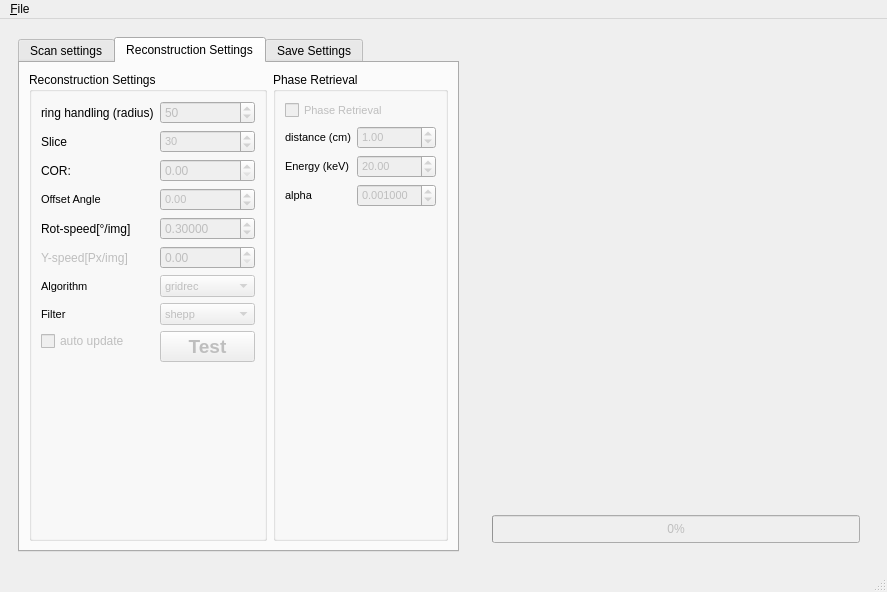
<?xml version="1.0" encoding="UTF-8"?>
<ui version="4.0">
 <class>MainWindow</class>
 <widget class="QMainWindow" name="MainWindow">
  <property name="geometry">
   <rect>
    <x>0</x>
    <y>0</y>
    <width>887</width>
    <height>592</height>
   </rect>
  </property>
  <property name="windowTitle">
   <string>BAMline 4D CT Reco </string>
  </property>
  <widget class="QWidget" name="centralwidget">
   <layout class="QHBoxLayout" name="horizontalLayout_5" stretch="1,1">
    <property name="sizeConstraint">
     <enum>QLayout::SetDefaultConstraint</enum>
    </property>
    <item>
     <widget class="QWidget" name="leftPannel" native="true">
      <layout class="QHBoxLayout" name="horizontalLayout">
       <item>
        <widget class="QTabWidget" name="tabWidget">
         <property name="tabShape">
          <enum>QTabWidget::Rounded</enum>
         </property>
         <property name="currentIndex">
          <number>1</number>
         </property>
         <widget class="QWidget" name="tab_scan_settings">
          <attribute name="title">
           <string>Scan settings</string>
          </attribute>
          <layout class="QFormLayout" name="formLayout">
           <property name="labelAlignment">
            <set>Qt::AlignLeading|Qt::AlignLeft|Qt::AlignVCenter</set>
           </property>
           <item row="0" column="0">
            <widget class="QLabel" name="label_18">
             <property name="text">
              <string>scan type</string>
             </property>
            </widget>
           </item>
           <item row="0" column="1">
            <widget class="QComboBox" name="comboBox_180_360">
             <property name="enabled">
              <bool>false</bool>
             </property>
             <item>
              <property name="text">
               <string>180 - axis centered</string>
              </property>
             </item>
             <item>
              <property name="text">
               <string>360 - axis left</string>
              </property>
             </item>
             <item>
              <property name="text">
               <string>360 - axis right</string>
              </property>
             </item>
            </widget>
           </item>
           <item row="1" column="0">
            <widget class="QLabel" name="label_2">
             <property name="sizePolicy">
              <sizepolicy hsizetype="Fixed" vsizetype="Preferred">
               <horstretch>0</horstretch>
               <verstretch>0</verstretch>
              </sizepolicy>
             </property>
             <property name="text">
              <string>number of FFs before</string>
             </property>
            </widget>
           </item>
           <item row="1" column="1">
            <widget class="QSpinBox" name="spinBox_number_FFs">
             <property name="sizePolicy">
              <sizepolicy hsizetype="Minimum" vsizetype="Preferred">
               <horstretch>0</horstretch>
               <verstretch>0</verstretch>
              </sizepolicy>
             </property>
             <property name="maximum">
              <number>5000</number>
             </property>
             <property name="value">
              <number>20</number>
             </property>
            </widget>
           </item>
           <item row="2" column="0">
            <widget class="QLabel" name="label_10">
             <property name="sizePolicy">
              <sizepolicy hsizetype="Fixed" vsizetype="Preferred">
               <horstretch>0</horstretch>
               <verstretch>0</verstretch>
              </sizepolicy>
             </property>
             <property name="toolTip">
              <string>&lt;html&gt;&lt;head/&gt;&lt;body&gt;&lt;p&gt;Subtracts this value from both, projection and flat field, before dividing them&lt;/p&gt;&lt;/body&gt;&lt;/html&gt;</string>
             </property>
             <property name="text">
              <string>Dark Field Offset</string>
             </property>
            </widget>
           </item>
           <item row="2" column="1">
            <widget class="QSpinBox" name="spinBox_DF">
             <property name="sizePolicy">
              <sizepolicy hsizetype="Minimum" vsizetype="Preferred">
               <horstretch>0</horstretch>
               <verstretch>0</verstretch>
              </sizepolicy>
             </property>
             <property name="toolTip">
              <string>&lt;html&gt;&lt;head/&gt;&lt;body&gt;&lt;p&gt;Subtracts this value from both, projection and flat field, before dividing them&lt;/p&gt;&lt;/body&gt;&lt;/html&gt;</string>
             </property>
             <property name="maximum">
              <number>65535</number>
             </property>
             <property name="value">
              <number>100</number>
             </property>
            </widget>
           </item>
           <item row="3" column="0">
            <widget class="QLabel" name="label_13">
             <property name="text">
              <string>back illumination</string>
             </property>
            </widget>
           </item>
           <item row="3" column="1">
            <widget class="QSpinBox" name="spinBox_back_illumination">
             <property name="sizePolicy">
              <sizepolicy hsizetype="Minimum" vsizetype="Preferred">
               <horstretch>0</horstretch>
               <verstretch>0</verstretch>
              </sizepolicy>
             </property>
             <property name="toolTip">
              <string>&lt;html&gt;&lt;head/&gt;&lt;body&gt;&lt;p&gt;will be subtracted from the FFs only&lt;/p&gt;&lt;/body&gt;&lt;/html&gt;</string>
             </property>
             <property name="maximum">
              <number>65535</number>
             </property>
            </widget>
           </item>
           <item row="4" column="0">
            <widget class="QLabel" name="label_14">
             <property name="text">
              <string>pixel size</string>
             </property>
            </widget>
           </item>
           <item row="4" column="1">
            <widget class="QDoubleSpinBox" name="pixel_size">
             <property name="sizePolicy">
              <sizepolicy hsizetype="Minimum" vsizetype="Preferred">
               <horstretch>0</horstretch>
               <verstretch>0</verstretch>
              </sizepolicy>
             </property>
             <property name="singleStep">
              <double>0.010000000000000</double>
             </property>
             <property name="value">
              <double>0.720000000000000</double>
             </property>
            </widget>
           </item>
          </layout>
         </widget>
         <widget class="QWidget" name="tab_reco_settings">
          <attribute name="title">
           <string>Reconstruction Settings</string>
          </attribute>
          <layout class="QHBoxLayout" name="horizontalLayout_2">
           <item>
            <widget class="QGroupBox" name="groupBox">
             <property name="title">
              <string>Reconstruction Settings</string>
             </property>
             <layout class="QFormLayout" name="formLayout_2">
              <item row="0" column="0">
               <widget class="QLabel" name="label_8">
                <property name="sizePolicy">
                 <sizepolicy hsizetype="Fixed" vsizetype="Preferred">
                  <horstretch>0</horstretch>
                  <verstretch>0</verstretch>
                 </sizepolicy>
                </property>
                <property name="text">
                 <string>ring handling (radius)</string>
                </property>
               </widget>
              </item>
              <item row="0" column="1">
               <widget class="QSpinBox" name="spinBox_ringradius">
                <property name="enabled">
                 <bool>false</bool>
                </property>
                <property name="sizePolicy">
                 <sizepolicy hsizetype="Minimum" vsizetype="Preferred">
                  <horstretch>0</horstretch>
                  <verstretch>0</verstretch>
                 </sizepolicy>
                </property>
                <property name="maximum">
                 <number>65535</number>
                </property>
                <property name="value">
                 <number>50</number>
                </property>
               </widget>
              </item>
              <item row="1" column="0">
               <widget class="QLabel" name="label_7">
                <property name="text">
                 <string>Slice</string>
                </property>
               </widget>
              </item>
              <item row="1" column="1">
               <widget class="QSpinBox" name="slice_number">
                <property name="enabled">
                 <bool>false</bool>
                </property>
                <property name="sizePolicy">
                 <sizepolicy hsizetype="Minimum" vsizetype="Preferred">
                  <horstretch>0</horstretch>
                  <verstretch>0</verstretch>
                 </sizepolicy>
                </property>
                <property name="font">
                 <font>
                  <pointsize>8</pointsize>
                  <weight>50</weight>
                  <bold>false</bold>
                 </font>
                </property>
                <property name="value">
                 <number>30</number>
                </property>
               </widget>
              </item>
              <item row="2" column="0">
               <widget class="QLabel" name="label_3">
                <property name="sizePolicy">
                 <sizepolicy hsizetype="Fixed" vsizetype="Preferred">
                  <horstretch>0</horstretch>
                  <verstretch>0</verstretch>
                 </sizepolicy>
                </property>
                <property name="text">
                 <string>COR:</string>
                </property>
               </widget>
              </item>
              <item row="2" column="1">
               <widget class="QDoubleSpinBox" name="COR">
                <property name="enabled">
                 <bool>false</bool>
                </property>
                <property name="sizePolicy">
                 <sizepolicy hsizetype="Minimum" vsizetype="Preferred">
                  <horstretch>0</horstretch>
                  <verstretch>0</verstretch>
                 </sizepolicy>
                </property>
                <property name="font">
                 <font>
                  <weight>50</weight>
                  <bold>false</bold>
                 </font>
                </property>
                <property name="maximum">
                 <double>5000.000000000000000</double>
                </property>
                <property name="singleStep">
                 <double>1.000000000000000</double>
                </property>
                <property name="value">
                 <double>0.000000000000000</double>
                </property>
               </widget>
              </item>
              <item row="3" column="0">
               <widget class="QLabel" name="label_9">
                <property name="sizePolicy">
                 <sizepolicy hsizetype="Fixed" vsizetype="Preferred">
                  <horstretch>0</horstretch>
                  <verstretch>0</verstretch>
                 </sizepolicy>
                </property>
                <property name="font">
                 <font>
                  <pointsize>8</pointsize>
                  <weight>50</weight>
                  <bold>false</bold>
                 </font>
                </property>
                <property name="text">
                 <string>Offset Angle</string>
                </property>
               </widget>
              </item>
              <item row="3" column="1">
               <widget class="QDoubleSpinBox" name="Offset_Angle">
                <property name="enabled">
                 <bool>false</bool>
                </property>
                <property name="sizePolicy">
                 <sizepolicy hsizetype="Minimum" vsizetype="Preferred">
                  <horstretch>0</horstretch>
                  <verstretch>0</verstretch>
                 </sizepolicy>
                </property>
                <property name="font">
                 <font>
                  <pointsize>8</pointsize>
                  <weight>50</weight>
                  <bold>false</bold>
                 </font>
                </property>
                <property name="alignment">
                 <set>Qt::AlignLeading|Qt::AlignLeft|Qt::AlignVCenter</set>
                </property>
                <property name="minimum">
                 <double>-360.000000000000000</double>
                </property>
                <property name="maximum">
                 <double>360.000000000000000</double>
                </property>
               </widget>
              </item>
              <item row="4" column="0">
               <widget class="QLabel" name="label">
                <property name="sizePolicy">
                 <sizepolicy hsizetype="Fixed" vsizetype="Preferred">
                  <horstretch>0</horstretch>
                  <verstretch>0</verstretch>
                 </sizepolicy>
                </property>
                <property name="text">
                 <string>Rot-speed[°/img]</string>
                </property>
               </widget>
              </item>
              <item row="4" column="1">
               <widget class="QDoubleSpinBox" name="speed_W">
                <property name="enabled">
                 <bool>false</bool>
                </property>
                <property name="sizePolicy">
                 <sizepolicy hsizetype="Minimum" vsizetype="Preferred">
                  <horstretch>0</horstretch>
                  <verstretch>0</verstretch>
                 </sizepolicy>
                </property>
                <property name="decimals">
                 <number>5</number>
                </property>
                <property name="singleStep">
                 <double>0.000100000000000</double>
                </property>
                <property name="value">
                 <double>0.300000000000000</double>
                </property>
               </widget>
              </item>
              <item row="5" column="0">
               <widget class="QLabel" name="label_4">
                <property name="enabled">
                 <bool>false</bool>
                </property>
                <property name="sizePolicy">
                 <sizepolicy hsizetype="Fixed" vsizetype="Preferred">
                  <horstretch>0</horstretch>
                  <verstretch>0</verstretch>
                 </sizepolicy>
                </property>
                <property name="text">
                 <string>Y-speed[Px/img]</string>
                </property>
               </widget>
              </item>
              <item row="5" column="1">
               <widget class="QDoubleSpinBox" name="speed_Y">
                <property name="enabled">
                 <bool>false</bool>
                </property>
                <property name="sizePolicy">
                 <sizepolicy hsizetype="Minimum" vsizetype="Preferred">
                  <horstretch>0</horstretch>
                  <verstretch>0</verstretch>
                 </sizepolicy>
                </property>
               </widget>
              </item>
              <item row="6" column="0">
               <widget class="QLabel" name="label_15">
                <property name="sizePolicy">
                 <sizepolicy hsizetype="Fixed" vsizetype="Preferred">
                  <horstretch>0</horstretch>
                  <verstretch>0</verstretch>
                 </sizepolicy>
                </property>
                <property name="font">
                 <font>
                  <pointsize>8</pointsize>
                  <weight>50</weight>
                  <bold>false</bold>
                 </font>
                </property>
                <property name="text">
                 <string>Algorithm</string>
                </property>
               </widget>
              </item>
              <item row="6" column="1">
               <widget class="QComboBox" name="algorithm_list">
                <property name="enabled">
                 <bool>false</bool>
                </property>
                <property name="sizePolicy">
                 <sizepolicy hsizetype="Minimum" vsizetype="Preferred">
                  <horstretch>0</horstretch>
                  <verstretch>0</verstretch>
                 </sizepolicy>
                </property>
                <property name="font">
                 <font>
                  <pointsize>8</pointsize>
                  <weight>50</weight>
                  <bold>false</bold>
                 </font>
                </property>
                <item>
                 <property name="text">
                  <string>gridrec</string>
                 </property>
                </item>
                <item>
                 <property name="text">
                  <string>FBP_CUDA</string>
                 </property>
                </item>
                <item>
                 <property name="text">
                  <string>art</string>
                 </property>
                </item>
                <item>
                 <property name="text">
                  <string>bart</string>
                 </property>
                </item>
                <item>
                 <property name="text">
                  <string>fbp</string>
                 </property>
                </item>
                <item>
                 <property name="text">
                  <string>sirt</string>
                 </property>
                </item>
                <item>
                 <property name="text">
                  <string>tv</string>
                 </property>
                </item>
                <item>
                 <property name="text">
                  <string>grad</string>
                 </property>
                </item>
                <item>
                 <property name="text">
                  <string>mlem</string>
                 </property>
                </item>
                <item>
                 <property name="text">
                  <string>tikh</string>
                 </property>
                </item>
                <item>
                 <property name="text">
                  <string>osem</string>
                 </property>
                </item>
                <item>
                 <property name="text">
                  <string>pml_hybrid</string>
                 </property>
                </item>
                <item>
                 <property name="text">
                  <string>pml_quad</string>
                 </property>
                </item>
                <item>
                 <property name="text">
                  <string>ospml_hybrid</string>
                 </property>
                </item>
                <item>
                 <property name="text">
                  <string>ospml_quad</string>
                 </property>
                </item>
               </widget>
              </item>
              <item row="7" column="0">
               <widget class="QLabel" name="label_16">
                <property name="sizePolicy">
                 <sizepolicy hsizetype="Fixed" vsizetype="Preferred">
                  <horstretch>0</horstretch>
                  <verstretch>0</verstretch>
                 </sizepolicy>
                </property>
                <property name="font">
                 <font>
                  <pointsize>8</pointsize>
                  <weight>50</weight>
                  <bold>false</bold>
                 </font>
                </property>
                <property name="text">
                 <string>Filter</string>
                </property>
               </widget>
              </item>
              <item row="7" column="1">
               <widget class="QComboBox" name="filter_list">
                <property name="enabled">
                 <bool>false</bool>
                </property>
                <property name="sizePolicy">
                 <sizepolicy hsizetype="Minimum" vsizetype="Preferred">
                  <horstretch>0</horstretch>
                  <verstretch>0</verstretch>
                 </sizepolicy>
                </property>
                <property name="font">
                 <font>
                  <pointsize>8</pointsize>
                  <weight>50</weight>
                  <bold>false</bold>
                 </font>
                </property>
                <item>
                 <property name="text">
                  <string>shepp</string>
                 </property>
                </item>
                <item>
                 <property name="text">
                  <string>ramlak</string>
                 </property>
                </item>
                <item>
                 <property name="text">
                  <string>hann</string>
                 </property>
                </item>
                <item>
                 <property name="text">
                  <string>hamming</string>
                 </property>
                </item>
                <item>
                 <property name="text">
                  <string>parzen</string>
                 </property>
                </item>
                <item>
                 <property name="text">
                  <string>butterworth</string>
                 </property>
                </item>
                <item>
                 <property name="text">
                  <string>cosine</string>
                 </property>
                </item>
                <item>
                 <property name="text">
                  <string>none</string>
                 </property>
                </item>
               </widget>
              </item>
              <item row="8" column="0">
               <widget class="QCheckBox" name="auto_update">
                <property name="enabled">
                 <bool>false</bool>
                </property>
                <property name="text">
                 <string>auto update</string>
                </property>
               </widget>
              </item>
              <item row="8" column="1">
               <widget class="QPushButton" name="pushReconstruct">
                <property name="enabled">
                 <bool>false</bool>
                </property>
                <property name="sizePolicy">
                 <sizepolicy hsizetype="Minimum" vsizetype="Preferred">
                  <horstretch>0</horstretch>
                  <verstretch>0</verstretch>
                 </sizepolicy>
                </property>
                <property name="minimumSize">
                 <size>
                  <width>0</width>
                  <height>30</height>
                 </size>
                </property>
                <property name="font">
                 <font>
                  <pointsize>14</pointsize>
                  <weight>75</weight>
                  <bold>true</bold>
                 </font>
                </property>
                <property name="text">
                 <string>Test</string>
                </property>
               </widget>
              </item>
             </layout>
            </widget>
           </item>
           <item>
            <widget class="QGroupBox" name="groupBox_2">
             <property name="title">
              <string>Phase Retrieval</string>
             </property>
             <layout class="QFormLayout" name="formLayout_3">
              <item row="0" column="0" colspan="2">
               <widget class="QCheckBox" name="checkBox_phase_2">
                <property name="enabled">
                 <bool>false</bool>
                </property>
                <property name="sizePolicy">
                 <sizepolicy hsizetype="Minimum" vsizetype="Preferred">
                  <horstretch>0</horstretch>
                  <verstretch>0</verstretch>
                 </sizepolicy>
                </property>
                <property name="font">
                 <font>
                  <pointsize>8</pointsize>
                  <weight>50</weight>
                  <bold>false</bold>
                 </font>
                </property>
                <property name="text">
                 <string>Phase Retrieval</string>
                </property>
               </widget>
              </item>
              <item row="1" column="0">
               <widget class="QLabel" name="label_distance_2">
                <property name="enabled">
                 <bool>true</bool>
                </property>
                <property name="sizePolicy">
                 <sizepolicy hsizetype="Minimum" vsizetype="Minimum">
                  <horstretch>0</horstretch>
                  <verstretch>0</verstretch>
                 </sizepolicy>
                </property>
                <property name="font">
                 <font>
                  <pointsize>8</pointsize>
                  <weight>50</weight>
                  <bold>false</bold>
                 </font>
                </property>
                <property name="text">
                 <string>distance (cm)</string>
                </property>
               </widget>
              </item>
              <item row="1" column="1">
               <widget class="QDoubleSpinBox" name="doubleSpinBox_distance_2">
                <property name="enabled">
                 <bool>false</bool>
                </property>
                <property name="sizePolicy">
                 <sizepolicy hsizetype="Minimum" vsizetype="Preferred">
                  <horstretch>0</horstretch>
                  <verstretch>0</verstretch>
                 </sizepolicy>
                </property>
                <property name="font">
                 <font>
                  <pointsize>8</pointsize>
                  <weight>50</weight>
                  <bold>false</bold>
                 </font>
                </property>
                <property name="maximum">
                 <double>5000.000000000000000</double>
                </property>
                <property name="value">
                 <double>1.000000000000000</double>
                </property>
               </widget>
              </item>
              <item row="2" column="0">
               <widget class="QLabel" name="label_Energy_2">
                <property name="enabled">
                 <bool>true</bool>
                </property>
                <property name="sizePolicy">
                 <sizepolicy hsizetype="Minimum" vsizetype="Minimum">
                  <horstretch>0</horstretch>
                  <verstretch>0</verstretch>
                 </sizepolicy>
                </property>
                <property name="font">
                 <font>
                  <pointsize>8</pointsize>
                  <weight>50</weight>
                  <bold>false</bold>
                 </font>
                </property>
                <property name="text">
                 <string>Energy (keV)</string>
                </property>
               </widget>
              </item>
              <item row="2" column="1">
               <widget class="QDoubleSpinBox" name="doubleSpinBox_Energy_2">
                <property name="enabled">
                 <bool>false</bool>
                </property>
                <property name="sizePolicy">
                 <sizepolicy hsizetype="Minimum" vsizetype="Preferred">
                  <horstretch>0</horstretch>
                  <verstretch>0</verstretch>
                 </sizepolicy>
                </property>
                <property name="font">
                 <font>
                  <pointsize>8</pointsize>
                  <weight>50</weight>
                  <bold>false</bold>
                 </font>
                </property>
                <property name="minimum">
                 <double>1.000000000000000</double>
                </property>
                <property name="maximum">
                 <double>100.000000000000000</double>
                </property>
                <property name="value">
                 <double>20.000000000000000</double>
                </property>
               </widget>
              </item>
              <item row="3" column="0">
               <widget class="QLabel" name="label_alpha_2">
                <property name="enabled">
                 <bool>true</bool>
                </property>
                <property name="sizePolicy">
                 <sizepolicy hsizetype="Minimum" vsizetype="Minimum">
                  <horstretch>0</horstretch>
                  <verstretch>0</verstretch>
                 </sizepolicy>
                </property>
                <property name="font">
                 <font>
                  <pointsize>8</pointsize>
                  <weight>50</weight>
                  <bold>false</bold>
                 </font>
                </property>
                <property name="text">
                 <string>alpha</string>
                </property>
               </widget>
              </item>
              <item row="3" column="1">
               <widget class="QDoubleSpinBox" name="doubleSpinBox_alpha_2">
                <property name="enabled">
                 <bool>false</bool>
                </property>
                <property name="sizePolicy">
                 <sizepolicy hsizetype="Minimum" vsizetype="Preferred">
                  <horstretch>0</horstretch>
                  <verstretch>0</verstretch>
                 </sizepolicy>
                </property>
                <property name="font">
                 <font>
                  <pointsize>8</pointsize>
                  <weight>50</weight>
                  <bold>false</bold>
                 </font>
                </property>
                <property name="decimals">
                 <number>6</number>
                </property>
                <property name="singleStep">
                 <double>0.000100000000000</double>
                </property>
                <property name="value">
                 <double>0.001000000000000</double>
                </property>
               </widget>
              </item>
             </layout>
            </widget>
           </item>
          </layout>
         </widget>
         <widget class="QWidget" name="tab_save_settings">
          <attribute name="title">
           <string>Save Settings</string>
          </attribute>
          <layout class="QFormLayout" name="formLayout_4">
           <item row="0" column="0">
            <widget class="QRadioButton" name="save_tiff">
             <property name="enabled">
              <bool>false</bool>
             </property>
             <property name="text">
              <string>save as tiff</string>
             </property>
             <property name="checked">
              <bool>true</bool>
             </property>
            </widget>
           </item>
           <item row="0" column="1">
            <widget class="QRadioButton" name="save_hdf5">
             <property name="enabled">
              <bool>false</bool>
             </property>
             <property name="text">
              <string>save as hdf5</string>
             </property>
             <property name="checked">
              <bool>false</bool>
             </property>
            </widget>
           </item>
           <item row="1" column="0">
            <widget class="QLabel" name="label_11">
             <property name="text">
              <string>X-chunking (pixel)</string>
             </property>
            </widget>
           </item>
           <item row="1" column="1">
            <widget class="QSpinBox" name="hdf_chunking_x">
             <property name="enabled">
              <bool>false</bool>
             </property>
             <property name="sizePolicy">
              <sizepolicy hsizetype="Minimum" vsizetype="Preferred">
               <horstretch>0</horstretch>
               <verstretch>0</verstretch>
              </sizepolicy>
             </property>
             <property name="maximum">
              <number>99999</number>
             </property>
             <property name="value">
              <number>500</number>
             </property>
            </widget>
           </item>
           <item row="2" column="0">
            <widget class="QLabel" name="label_12">
             <property name="text">
              <string>Y-chunking (pixel)</string>
             </property>
            </widget>
           </item>
           <item row="2" column="1">
            <widget class="QSpinBox" name="hdf_chunking_y">
             <property name="enabled">
              <bool>false</bool>
             </property>
             <property name="sizePolicy">
              <sizepolicy hsizetype="Minimum" vsizetype="Preferred">
               <horstretch>0</horstretch>
               <verstretch>0</verstretch>
              </sizepolicy>
             </property>
             <property name="maximum">
              <number>99999</number>
             </property>
             <property name="value">
              <number>500</number>
             </property>
            </widget>
           </item>
           <item row="3" column="0">
            <widget class="QRadioButton" name="radioButton_32bit_float">
             <property name="enabled">
              <bool>false</bool>
             </property>
             <property name="text">
              <string>32-bit float</string>
             </property>
             <property name="checked">
              <bool>false</bool>
             </property>
            </widget>
           </item>
           <item row="3" column="1">
            <widget class="QRadioButton" name="radioButton_16bit_integer">
             <property name="enabled">
              <bool>false</bool>
             </property>
             <property name="text">
              <string>16-bit integer</string>
             </property>
             <property name="checked">
              <bool>false</bool>
             </property>
            </widget>
           </item>
           <item row="4" column="0">
            <widget class="QDoubleSpinBox" name="int_low">
             <property name="enabled">
              <bool>false</bool>
             </property>
             <property name="sizePolicy">
              <sizepolicy hsizetype="Minimum" vsizetype="Preferred">
               <horstretch>0</horstretch>
               <verstretch>0</verstretch>
              </sizepolicy>
             </property>
             <property name="decimals">
              <number>3</number>
             </property>
             <property name="minimum">
              <double>-65535.000000000000000</double>
             </property>
             <property name="maximum">
              <double>65535.000000000000000</double>
             </property>
             <property name="singleStep">
              <double>1.000000000000000</double>
             </property>
             <property name="value">
              <double>-100.000000000000000</double>
             </property>
            </widget>
           </item>
           <item row="4" column="1">
            <widget class="QDoubleSpinBox" name="int_high">
             <property name="enabled">
              <bool>false</bool>
             </property>
             <property name="sizePolicy">
              <sizepolicy hsizetype="Minimum" vsizetype="Preferred">
               <horstretch>0</horstretch>
               <verstretch>0</verstretch>
              </sizepolicy>
             </property>
             <property name="decimals">
              <number>3</number>
             </property>
             <property name="minimum">
              <double>-65535.000000000000000</double>
             </property>
             <property name="maximum">
              <double>65535.000000000000000</double>
             </property>
             <property name="singleStep">
              <double>1.000000000000000</double>
             </property>
             <property name="value">
              <double>100.000000000000000</double>
             </property>
            </widget>
           </item>
           <item row="5" column="0">
            <widget class="QLabel" name="label_5">
             <property name="enabled">
              <bool>false</bool>
             </property>
             <property name="sizePolicy">
              <sizepolicy hsizetype="Minimum" vsizetype="Minimum">
               <horstretch>0</horstretch>
               <verstretch>0</verstretch>
              </sizepolicy>
             </property>
             <property name="text">
              <string>first slice</string>
             </property>
            </widget>
           </item>
           <item row="5" column="1">
            <widget class="QLabel" name="label_6">
             <property name="enabled">
              <bool>false</bool>
             </property>
             <property name="sizePolicy">
              <sizepolicy hsizetype="Minimum" vsizetype="Minimum">
               <horstretch>0</horstretch>
               <verstretch>0</verstretch>
              </sizepolicy>
             </property>
             <property name="text">
              <string>last slice</string>
             </property>
            </widget>
           </item>
           <item row="6" column="0">
            <widget class="QSpinBox" name="spinBox_first">
             <property name="enabled">
              <bool>false</bool>
             </property>
             <property name="maximum">
              <number>999999</number>
             </property>
            </widget>
           </item>
           <item row="6" column="1">
            <widget class="QSpinBox" name="spinBox_last">
             <property name="enabled">
              <bool>false</bool>
             </property>
             <property name="maximum">
              <number>999999</number>
             </property>
            </widget>
           </item>
          </layout>
         </widget>
        </widget>
       </item>
      </layout>
     </widget>
    </item>
    <item>
     <widget class="QWidget" name="rightpannel" native="true">
      <layout class="QVBoxLayout" name="verticalLayout" stretch="10,1">
       <item>
        <widget class="QWidget" name="rightUpper" native="true">
         <layout class="QVBoxLayout" name="verticalLayout_4"/>
        </widget>
       </item>
       <item>
        <widget class="QWidget" name="rightLower" native="true">
         <layout class="QVBoxLayout" name="verticalLayout_3">
          <item>
           <widget class="QProgressBar" name="progressBar">
            <property name="enabled">
             <bool>false</bool>
            </property>
            <property name="sizePolicy">
             <sizepolicy hsizetype="Minimum" vsizetype="Preferred">
              <horstretch>0</horstretch>
              <verstretch>0</verstretch>
             </sizepolicy>
            </property>
            <property name="value">
             <number>0</number>
            </property>
           </widget>
          </item>
         </layout>
        </widget>
       </item>
      </layout>
     </widget>
    </item>
   </layout>
  </widget>
  <widget class="QMenuBar" name="menubar">
   <property name="geometry">
    <rect>
     <x>0</x>
     <y>0</y>
     <width>887</width>
     <height>21</height>
    </rect>
   </property>
   <widget class="QMenu" name="menu_File">
    <property name="title">
     <string>&amp;File</string>
    </property>
    <addaction name="action_Import_Folder_s"/>
    <addaction name="action_Settings"/>
    <addaction name="action_Exit"/>
   </widget>
   <addaction name="menu_File"/>
  </widget>
  <widget class="QStatusBar" name="statusbar"/>
  <action name="action_Import_Folder_s">
   <property name="text">
    <string>&amp;Import Folder(s)</string>
   </property>
  </action>
  <action name="action_Settings">
   <property name="text">
    <string>&amp;Settings</string>
   </property>
  </action>
  <action name="action_Exit">
   <property name="text">
    <string>&amp;Exit</string>
   </property>
  </action>
 </widget>
 <resources/>
 <connections>
  <connection>
   <sender>action_Exit</sender>
   <signal>triggered()</signal>
   <receiver>MainWindow</receiver>
   <slot>close()</slot>
   <hints>
    <hint type="sourcelabel">
     <x>-1</x>
     <y>-1</y>
    </hint>
    <hint type="destinationlabel">
     <x>344</x>
     <y>270</y>
    </hint>
   </hints>
  </connection>
 </connections>
</ui>
